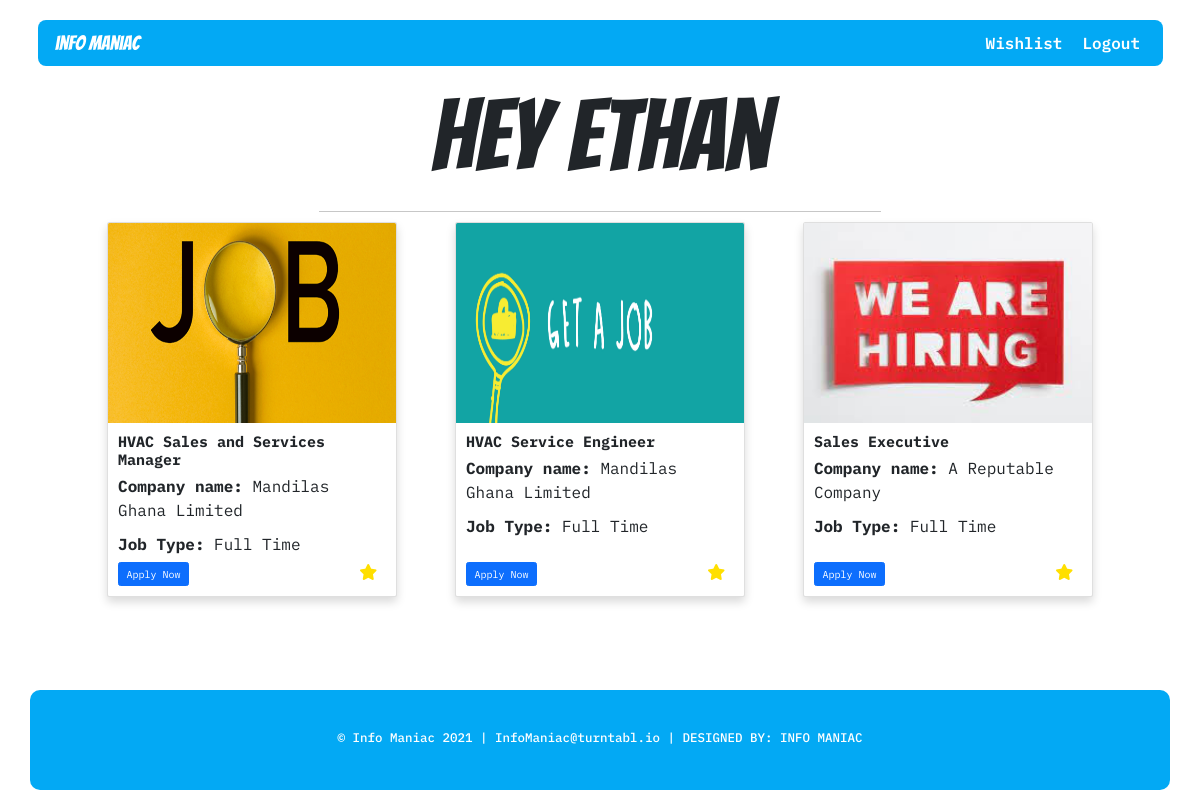
Page /wishlist (signed in) on the committed database.
### info_maniac/models.py (models this page shows, shortened)
class WishlistItem(db.Model):
  id = db.Column(db.Integer, primary_key=True)
  title = db.Column(db.Text, nullable=False)
  company = db.Column(db.Text, nullable=False)
  source_url = db.Column(db.Text, nullable=False, unique=False)
  image_url = db.Column(db.Text, nullable=False, default="default.png")
  date_added = db.Column(db.DateTime, nullable=False, default=datetime.utcnow)
  source_name = db.Column(db.Text, nullable=False)
  job_type = db.Column(db.Text, nullable=False, default="Unknown")
  user_id = db.Column(db.Integer, db.ForeignKey("user.id"), nullable=False)

class User(db.Model, UserMixin):
  id = db.Column(db.Integer, primary_key=True)
  first_name = db.Column(db.Text, nullable=False)
  last_name = db.Column(db.Text, nullable=False)
  email = db.Column(db.Text, nullable=False)
  password = db.Column(db.Text, nullable=False)
  date_added = db.Column(db.DateTime, nullable=False, default=datetime.utcnow)
  wishlist = db.relationship("WishlistItem", backref="user", lazy=True)

### info_maniac/routes.py (the view)
@app.route("/wishlist")
@login_required
def wishlist():
  job_items = current_user.wishlist
  return render_template("wishlist.html", header_text=f"Hey {current_user.first_name}", show_search=False, job_items=job_items,path="", value="")

### info_maniac/models.py (called while the page is built)
@login_manager.user_loader
def load_user(user_id):
  return User.query.get(user_id)

### info_maniac/templates/wishlist.html
{% extends "layout.html" %}
{% block content %}
{% import "empty_page.html" as empty_page %}
<div class="container">
  <div class="row gx-5 justify-content-center">
    <div class="main col-12 col-md-11">
      {% if job_items|length != 0 %}
      <div class="row justify-content-around gy-5">
        {% for job_item in job_items %}
        <div class="card col-md-6 col-lg-3 col-12 shadow" style="width: 29rem;">
          <img src="{{ url_for('static',filename=job_item.image_url) }}" class="card-img-top job-image" alt="Job Image">
          <div class="card-body">
            <h4 class="card-title"><strong>{{ job_item.title }}</strong></h4>
            <p class="card-text"><strong>Company name:</strong> {{job_item.company}}</p>
            <p class="card-text card-text-last"><strong>Job Type:</strong> {{job_item.job_type}}</p>
            <div class="card-bottom">
              <a href="{{job_item.source_url}}" target="_blank" class="btn btn-primary">Apply Now</a>
              <i class="fa fa-star col-8" aria-hidden="true" style="text-align: right; color:#FFDF00;"
                onclick="savetowishlist('icon{{job_item.id}}','{{current_user.id}}','{{job_item.title}}','{{job_item.company}}','{{job_item.source_url}}','{{job_item.image_url}}','{{job_item.source_name}}','{{job_item.job_type}}','{{job_item.id}}')"
                id="icon{{job_item.id}}"></i>
            </div>
          </div>
        </div>
        {% endfor %}
      </div>
      {% else %}
      <div class="d-flex justify-content-center">
        {{ empty_page.empty_page() }}
      </div>
      {% endif %}
    </div>
  </div>
</div>
{% endblock content %}

### info_maniac/templates/layout.html (shortened to what this page needs)
<!DOCTYPE html>
<html lang="en">
  <head>
    <link href="https://cdn.jsdelivr.net/npm/bootstrap@5.0.1/dist/css/bootstrap.min.css" rel="stylesheet">
    <link rel="stylesheet" href="{{ url_for('static', filename='css/main.css') }}">
  </head>
  <body>
   <header>
     <div class="container">
      <nav class="navbar navbar-dark navbar-expand-md">
        <div class="container-fluid">
          <a class="navbar-brand ms-3" href="{{ url_for('home') }}">
            info maniac
          </a>
          <div class="collapse navbar-collapse" id="navbarTogglerDemo01">
            <ul class="navbar-nav ms-auto">
              {% if current_user.is_authenticated %}
                <li class="nav-item me-3">
                  <a class="nav-link" href="{{url_for('wishlist')}}">Wishlist</a>
                </li>
                <li class="nav-item me-3">
                  <a class="nav-link" href="{{ url_for('logout') }}">Logout</a>
                </li>
              {% endif %}
            </ul>
          </div>
        </div>
       </nav>
       <div class="banner">
         <h1 class="banner-heading">{{ header_text }}</h1>
         {% if show_search %}
          <form action="{{ url_for('search') }}" method="POST" class="search-form">
            <div class="custom-search">
              <input type="text" class="form-control form-control-lg" placeholder="Search Job" value="{{ value }}" name="search_query">
              <input type="submit" value="Search" class="btn">
            </div>
          </form>
         {% else %}
         <hr class="banner-hr">
         {% endif %}
       </div>
     </div>
   </header>
   <main>
     {% block content %}{% endblock %}
   </main>
   <footer class="footer container">
     <h5>
        &#169 Info Maniac 2021   |   InfoManiac@turntabl.io |   DESIGNED BY: INFO MANIAC
     </h5>
   </footer>
  </body>
</html>

### info_maniac/static/css/main.css (style rules this page uses)
html { font-size: 62.5%; height: 100%; }
body { font-family: 'IBM Plex Mono', monospace; font-size: 1.6rem; padding: 1rem; min-height: 100%; display: flex; flex-direction: column; }
.navbar-brand { font-family: 'Bangers', cursive; font-size: 2rem; }
.navbar { background-color: #03a9f4; margin: 1rem 0; border-radius: 0.8rem; }
.navbar-dark .navbar-nav .nav-link { color: #fff; font-weight: 600; }
.banner { display: flex; flex-direction: column; align-items: center; }
.banner-heading { font-family: 'Bangers', cursive; font-size: 10rem; }
.banner-hr { color: #212121; width: 50%; }
.job-image { width: auto; height: 20rem; }
.footer { background-color:#03a9f4; color: #fff; padding: 40px; margin-top: 20px; font-size: small; vertical-align: middle; display: flex; justify-content: center; border-radius: 10px; margin-top: auto; }
.main .card { padding: 0; }
.main { margin-bottom: 3rem; }
.card-body { position: relative; }
.card-bottom { position: absolute; left: 1rem; right: 1rem; bottom: 1rem; }
.card-text-last { margin-bottom: 3rem; }

### rows in the picture
WishlistItem: image_url (picture), title "HVAC Sales and Services Manager", company "Mandilas Ghana Limited", job_type "Full Time"
WishlistItem: image_url (picture), title "HVAC Service Engineer", company "Mandilas Ghana Limited", job_type "Full Time"
WishlistItem: image_url (picture), title "Sales Executive", company "A Reputable Company", job_type "Full Time"

### other values in the picture
{{ header_text }} "Hey Ethan"
